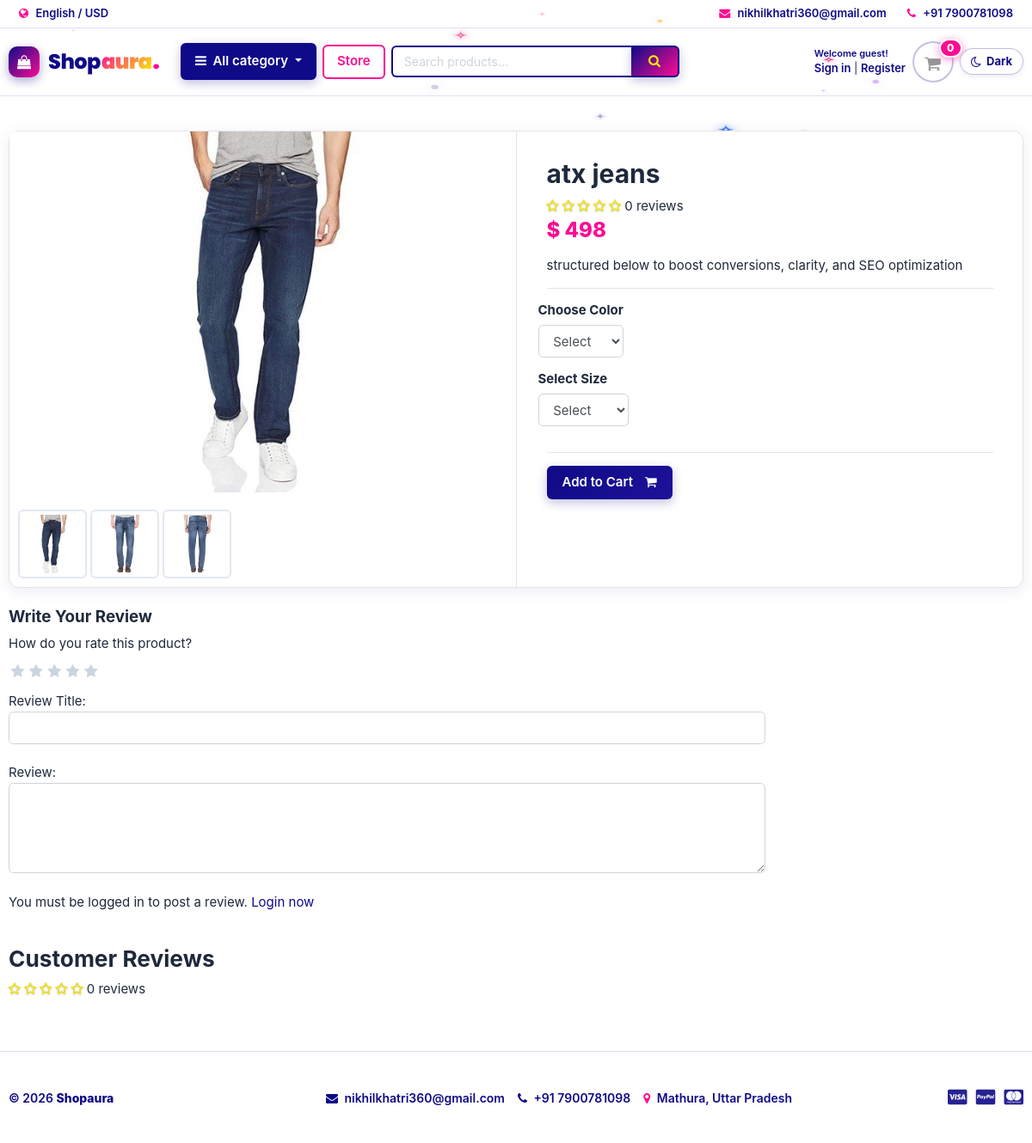
/store/category/jeans/atx-jeans/, run on the app's committed database.
### store/models.py (models this page shows, shortened)
class Product(models.Model):
    product_name = models.CharField(max_length=200, unique=True)
    slug         = models.SlugField(max_length=200, unique=True)
    description  = models.TextField(max_length=500, blank=True)
    price        = models.IntegerField()
    images       = models.ImageField(upload_to='photos/products')
    stock        = models.IntegerField()
    is_available = models.BooleanField(default=True)
    category     = models.ForeignKey(Category, on_delete=models.CASCADE)
    created_date = models.DateTimeField(auto_now_add=True)
    modified_date= models.DateTimeField(auto_now=True)
    def averageReview(self):
        reviews = ReviewRating.objects.filter(product=self, status=True).aggregate(average=Avg('rating'))
        avg=0
        if reviews['average'] is not None:
            avg=float(reviews['average'])
        return avg
    def countReviews(self):
        reviews = ReviewRating.objects.filter(product=self, status=True).aggregate(count=Count('id'))
        count=0
        if reviews['count'] is not None:
            count=int(reviews['count'])
        return count
    def countReview(self):
        return self.countReviews()

class ProductGallery(models.Model):
    product = models.ForeignKey(Product, default=None, on_delete=models.CASCADE)
    image = models.ImageField(upload_to='store/products', max_length=255)
    class Meta:
        verbose_name = 'productgallery'
        verbose_name_plural = 'product gallery'

### store/views.py (the view)
# urls.py: path('category/<slug:category_slug>/<slug:product_slug>/', views.product_detail, name='products_detail'),
def product_detail(request, category_slug, product_slug):
    try:
        single_product = Product.objects.get(category__slug=category_slug, slug=product_slug)
        in_cart = Cartitem.objects.filter(cart__cart_id=_cart_id(request), product=single_product).exists()
    except Exception as e:
        raise e
    if request.user.is_authenticated:
        try:
            orderproduct=OrderProduct.objects.filter(user=request.user,product_id=single_product.id).exists()
        except OrderProduct.DoesNotExist:
            orderproduct=None
    else:
        orderproduct=None
    reviews=ReviewRating.objects.filter(product_id=single_product.id,status=True)
    product_gallery=ProductGallery.objects.filter(product_id=single_product.id)
    context = {
        'single_product': single_product,
        'in_cart': in_cart,
        'orderproduct':orderproduct,
        'reviews':reviews,
        'product_gallery':product_gallery,
    }
    return render(request, 'store/product-detail.html', context)

### carts/context_processors.py (called while the page is built)
def counter (request):
    cart_count = 0
    if 'admin' in request.path:
        return{}
    else:
        try:
            cart=Cart.objects.filter(cart_id=_cart_id(request))
            if request.user.is_authenticated:
                cart_items=Cartitem.objects.all().filter(user=request.user)
            else:
                cart_items=Cartitem.objects.all().filter(cart=cart[:1])
            for cart_item in cart_items:
                cart_count+=cart_item.quantity
        except Cart.DoesNotExist:
            cart_count=0
    return dict(cart_count=cart_count)

### carts/views.py (called while the page is built)
def _cart_id(request):
    cart = request.session.session_key
    if not cart:
        request.session.create()
        cart = request.session.session_key
    return cart

### category/context_processors.py (called while the page is built)
def menu_links(request):
    links = Category.objects.all()
    return dict(links=links)

### category/models.py (called while the page is built)
    def get_url(self):
        return reverse('products_by_category', args=[self.slug])

### shopaura/__init__.py (called while the page is built)
    def _compat_format_html(format_string, *args, **kwargs):
        if not args and not kwargs:
            return django.utils.html.mark_safe(format_string)
        return _orig_format_html(format_string, *args, **kwargs)

### store/models.py (called while the page is built)
    def colors(self):
        return super(VariationManager, self).filter(variation_category='color', is_active=True)

    def sizes(self):
        return super(VariationManager, self).filter(variation_category='size', is_active=True)

### templates/store/product-detail.html (shortened to what this page needs)
{% extends 'base.html' %}
{% load static %}
{% block content %}
<section class="section-content padding-y bg">
	<div class="container">
		<div class="card">
			<div class="row no-gutters">
				<aside class="col-md-6">
					<article class="gallery-wrap">
						<div class="img-big-wrap mainImage">
							<center><img src="{{ single_product.images.url }}"></center>
						</div>
					</article>
					<ul class="thumb">
						<li>
							<a href="{{ single_product.images.url }}" target="mainImage"><img src="{{ single_product.images.url }}" alt="Product Image"></a>
							{% for i in product_gallery %}
							<a href="{{i.image.url}}" target="mainImage"><img src="{{i.image.url}}" alt="Product Image"></a>
							{% endfor %}
						</li>
					</ul>
				</aside>
				<main class="col-md-6 border-left">
					<form action="{% url 'add_cart' single_product.id %}" method="POST">
						<article class="content-body">
							<h2 class="title">{{ single_product.product_name }}</h2>
							<div class="rating-star">
								<span>
									<i class="fa fa-star{% if single_product.averageReview < 0.5 %}-o{% elif single_product.averageReview >= 0.5 and single_product.averageReview < 1 %}-half-o {% endif %}" aria-hidden="true"></i>
									<i class="fa fa-star{% if single_product.averageReview < 1.5 %}-o{% elif single_product.averageReview >= 1.5 and single_product.averageReview < 2 %}-half-o {% endif %}" aria-hidden="true"></i>
									<i class="fa fa-star{% if single_product.averageReview < 2.5 %}-o{% elif single_product.averageReview >= 2.5 and single_product.averageReview < 3 %}-half-o {% endif %}" aria-hidden="true"></i>
									<i class="fa fa-star{% if single_product.averageReview < 3.5 %}-o{% elif single_product.averageReview >= 3.5 and single_product.averageReview < 4 %}-half-o {% endif %}" aria-hidden="true"></i>
									<i class="fa fa-star{% if single_product.averageReview < 4.5 %}-o{% elif single_product.averageReview >= 4.5 and single_product.averageReview < 5 %}-half-o {% endif %}" aria-hidden="true"></i>
							<span>{{single_product.countReview}} reviews</span>
									</span>
							</div>
							<div class="mb-3">
								<var class="price h4">$ {{single_product.price}}</var>
							</div>
							<p>{{ single_product.description }}</p>
							<hr>
							<div class="row">
								<div class="item-option-select">
									<h6>Choose Color</h6>
									<select name="color" class="form-control" required>
										<option value="" disabled selected>Select</option>
									</select>
								</div>
							</div>
							<div class="row">
								<div class="item-option-select">
									<h6>Select Size</h6>
									<select name="size" class="form-control" required>
										<option value="" disabled selected>Select</option>
									</select>
								</div>
							</div>
							<hr>
							{% if single_product.stock <= 0 %}
							<h5 class="text-danger">Out of Stock</h5>
							{% else %}
							<button type="submit" class="btn  btn-primary"> <span class="text">Add to Cart</span> <i class="fa fa-shopping-cart"></i> </button>
							{% endif %}
						</article>
					</form>
				</main>
			</div>
		</div>
		<br>
		<div class="row">
			<div class="col-md-9">
				<form action="{% url 'submit_review' single_product.id %}" method="POST">
					<h5>Write Your Review</h5>
					<div>
						<label>How do you rate this product?</label>
						<br>
						<div class="rate">
							<input type="radio" name="rating" id="rating10" value="5" required /><label for="rating10" title="5"></label>
							<input type="radio" name="rating" id="rating8" value="4" required /><label for="rating8" title="4"></label>
							<input type="radio" name="rating" id="rating6" value="3" required /><label for="rating6" title="3"></label>
							<input type="radio" name="rating" id="rating4" value="2" required /><label for="rating4" title="2"></label>
							<input type="radio" name="rating" id="rating2" value="1" required /><label for="rating2" title="1"></label>
						</div>
		<br>
						Review Title:
						<input type="text" class="form-control" name="subject">
						<br>
						Review:
						<textarea name="review" rows="4" class="form-control"></textarea>
						<br>
						{% if user.is_authenticated %}
							{% if orderproduct %}
								<input type="submit" value="Submit Review" class="btn btn-primary">
							{% else %}
								<p>You must purchase this product to post a review.</p>
							{% endif %}
						{% else %}
						<p>You must be logged in to post a review. <span><a href="{% url 'signin' %}">Login now</a></span></p>
						{% endif %}
					</div>
					</form>
		<br>
		<header class="section-heading">
		<h3>Customer Reviews </h3>
		<div class="rating-star">
		<span>
			<i class="fa fa-star{% if single_product.averageReview < 0.5 %}-o{% elif single_product.averageReview >= 0.5 and single_product.averageReview < 1 %}-half-o {% endif %}" aria-hidden="true"></i>
			<i class="fa fa-star{% if single_product.averageReview < 1.5 %}-o{% elif single_product.averageReview >= 1.5 and single_product.averageReview < 2 %}-half-o {% endif %}" aria-hidden="true"></i>
			<i class="fa fa-star{% if single_product.averageReview < 2.5 %}-o{% elif single_product.averageReview >= 2.5 and single_product.averageReview < 3 %}-half-o {% endif %}" aria-hidden="true"></i>
			<i class="fa fa-star{% if single_product.averageReview < 3.5 %}-o{% elif single_product.averageReview >= 3.5 and single_product.averageReview < 4 %}-half-o {% endif %}" aria-hidden="true"></i>
			<i class="fa fa-star{% if single_product.averageReview < 4.5 %}-o{% elif single_product.averageReview >= 4.5 and single_product.averageReview < 5 %}-half-o {% endif %}" aria-hidden="true"></i>
		<span>{{single_product.countReview}} reviews</span>
			</span>
		</div>
		</header>
			</div>
		</div>
	</div>
</section>
{% endblock %}

### shopaura/static/css/ui.css (style rules this page uses)
html { font-family: "Inter", sans-serif; font-size: 15px; }
.content-body { flex: 1 1 auto; padding: 2rem 2.3rem; }
.padding-y { padding-top: 40px; padding-bottom: 40px; }
var { font-style: normal; }
article:after, .form-group:after { display: block; clear: both; content: ""; }
.bg { background-color: #f8f9fa; }
.section-heading { margin-bottom: 20px; margin-top: 15px; }
p:last-child { margin-bottom: 0; }
.btn .text + i { margin-left: 10px; }
.price { font-weight: 600; color: #212529; }
.gallery-wrap .img-big-wrap { margin-bottom: 10px; border-radius: 0.37rem; overflow: hidden; background-color: #fff; }
.gallery-wrap .img-big-wrap img { height: 450px; width: auto; display: inline-block; }
.item-option-select { margin-bottom: 1rem; display: inline-block; margin-right: 15px; }

### shopaura/static/css/responsive.css (style rules this page uses)
html, body { max-width: 100vw; overflow-x: hidden; }
img { max-width: 100%; height: auto; }
.gallery-wrap .img-big-wrap { width: 100%; max-height: 440px; overflow: hidden; text-align: center; display: flex; align-items: center; justify-content: center; background-color: #ffffff; border-radius: 8px; }
.gallery-wrap .img-big-wrap img { max-width: 100%; max-height: 420px; object-fit: contain; }
ul.thumb { display: flex; flex-wrap: wrap; gap: 10px; padding: 0; margin: 15px 0 0 0; list-style: none; }
ul.thumb li { margin: 0; display: inline-block; }
ul.thumb li img { width: 70px; height: 70px; object-fit: contain; border: 2px solid #e2e8f0; border-radius: 8px; padding: 4px; background-color: #ffffff; cursor: pointer; }

### shopaura/static/css/custom.css (style rules this page uses)
:root { --color-primary: #0f0a87; --color-secondary: #fc0c94; --color-highlight: #fdee00; --primary: #0f0a87; --blue: #0f0a87; --pink: #fc0c94; --yellow: #fdee00; }
.price, var.price { color: #0f0a87; font-weight: 700; }
.price.h4, var.price.h4 { color: #fc0c94 !important; font-weight: 800; font-size: 1.6rem; }
.btn-primary { background: linear-gradient(135deg, #0f0a87 0%, #1e1299 100%) !important; border: none !important; color: #ffffff !important; font-weight: 600; border-radius: 6px; padding: 8px 18px; box-shadow: 0 4px 12px rgba(15, 10, 135, 0.25); transition: all 0.25s ease !important; }
.rating-star i, .rating-star i.fa-star, .rating-star i.fa-star-half-o, .rating-star i.fa-star-o { color: #fdee00 !important; text-shadow: 0 0 1px #bca300, 0 1px 2px rgba(15, 10, 135, 0.25) !important; }
.rate { display: inline-block; border: 0; }
.rate > label { float: right; margin-bottom: 0; }
.rate > label:before { display: inline-block; font-size: 1.1rem; font-family: FontAwesome; content: "\f005"; margin: 0; padding: 0.3rem .2rem; cursor: pointer; color: #cbd5e1; transition: color 0.15s ease; }
ul.thumb { margin: 0 auto; padding: 0; float: left; }
ul.thumb li { list-style: none; margin: 10px; }
ul.thumb li img { width: 80px; height: 80px; border: 2px solid #e2e8f0; border-radius: 6px; transition: border-color 0.2s ease, transform 0.2s ease; }
body { background-color: #ffffff !important; color: #1e293b; min-height: 100vh; position: relative; }
header, section, footer, main, .container, .card, nav, aside { position: relative; z-index: 1; }
.bg, .section-content, .section-conten, .section-intro, .section-name, .section-pagetop.bg { background-color: transparent !important; }
.card, .card-product-grid { background-color: #ffffff !important; border-radius: 12px !important; box-shadow: 0 4px 18px rgba(15, 10, 135, 0.08) !important; }

### data on the page
Product: images (picture), product_name "atx jeans", countReview "0", price "498", description "structured below to boost conversions, clarity, and SEO optimization"
ProductGallery: image (picture)
ProductGallery: image (picture)

### other printed values
{{ cart_count }} "0"
